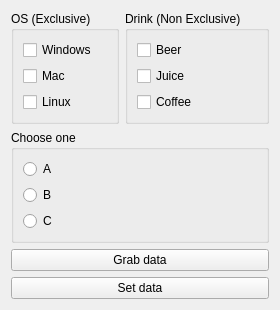
<?xml version="1.0" encoding="UTF-8"?>
<ui version="4.0">
 <class>Widget</class>
 <widget class="QWidget" name="Widget">
  <property name="geometry">
   <rect>
    <x>0</x>
    <y>0</y>
    <width>212</width>
    <height>252</height>
   </rect>
  </property>
  <property name="windowTitle">
   <string>Widget</string>
  </property>
  <layout class="QVBoxLayout" name="verticalLayout_4">
   <item>
    <layout class="QHBoxLayout" name="horizontalLayout">
     <item>
      <widget class="QGroupBox" name="groupBox">
       <property name="title">
        <string>OS (Exclusive)</string>
       </property>
       <layout class="QVBoxLayout" name="verticalLayout">
        <item>
         <widget class="QCheckBox" name="windowsCheckBox">
          <property name="text">
           <string>Windows</string>
          </property>
         </widget>
        </item>
        <item>
         <widget class="QCheckBox" name="macCheckBox">
          <property name="text">
           <string>Mac</string>
          </property>
         </widget>
        </item>
        <item>
         <widget class="QCheckBox" name="linuxCheckBox">
          <property name="text">
           <string>Linux</string>
          </property>
         </widget>
        </item>
       </layout>
      </widget>
     </item>
     <item>
      <widget class="QGroupBox" name="groupBox_2">
       <property name="title">
        <string>Drink (Non Exclusive)</string>
       </property>
       <layout class="QVBoxLayout" name="verticalLayout_2">
        <item>
         <widget class="QCheckBox" name="beerCheckBox">
          <property name="text">
           <string>Beer</string>
          </property>
         </widget>
        </item>
        <item>
         <widget class="QCheckBox" name="juiceCheckBox">
          <property name="text">
           <string>Juice</string>
          </property>
         </widget>
        </item>
        <item>
         <widget class="QCheckBox" name="coffeeCheckBox">
          <property name="text">
           <string>Coffee</string>
          </property>
         </widget>
        </item>
       </layout>
      </widget>
     </item>
    </layout>
   </item>
   <item>
    <widget class="QGroupBox" name="groupBox_3">
     <property name="title">
      <string>Choose one</string>
     </property>
     <layout class="QVBoxLayout" name="verticalLayout_3">
      <item>
       <widget class="QRadioButton" name="aRadioButton">
        <property name="text">
         <string>A</string>
        </property>
       </widget>
      </item>
      <item>
       <widget class="QRadioButton" name="bRadioButton">
        <property name="text">
         <string>B</string>
        </property>
       </widget>
      </item>
      <item>
       <widget class="QRadioButton" name="cRadioButton">
        <property name="text">
         <string>C</string>
        </property>
       </widget>
      </item>
     </layout>
    </widget>
   </item>
   <item>
    <widget class="QPushButton" name="grabDataButton">
     <property name="text">
      <string>Grab data</string>
     </property>
    </widget>
   </item>
   <item>
    <widget class="QPushButton" name="setDataButton">
     <property name="text">
      <string>Set data</string>
     </property>
    </widget>
   </item>
  </layout>
 </widget>
 <resources/>
 <connections/>
</ui>
